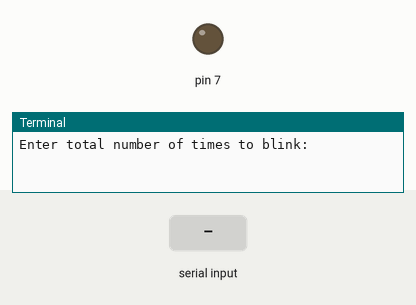
This program was run on a simulated Raspberry Pi (header pin numbers). Shown: output pins drawn as LEDs (lit = HIGH), the last lines printed to the terminal. The inputs (shaded band) are chosen by the test bench.

Above: at 1.2 s.
1.3 s: "5" typed at the terminal, then Enter
2.8 s: "90" typed at the terminal, then Enter
At 3.2 s:
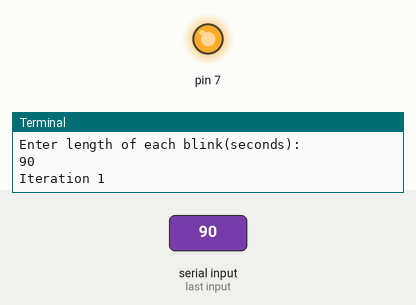
Timing chart, 0 to 5.8 s (numbered marks = the images above; inputs shaded):
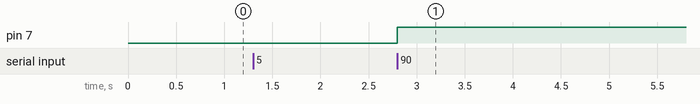

The program:

blinkLED.py
```python
import RPi.GPIO as GPIO
import time #import time lib, allows sleep

GPIO.setmode(GPIO.BOARD)
GPIO.setup(7, GPIO.OUT)

# Define the function named blink()
# def Blink(numTimes, speed):
#     for i in range(0,numTimes) #run loop numTimes
#         print "Iteration " + str(i+1) # print current loop
#         GPIO.output(7, True) # switch on pin 7
#         time.sleep(speed) #wait
#         GPIO.output(7, False)# switch off pin 7
#         time.sleep(speed) # wait
#     print "Done" # when loop is complete, print 'done'
#     GPIO.cleanup()
##Define a function named Blink()
def Blink(numTimes,speed):
  for i in range(0,numTimes):## Run loop numTimes
    print ("Iteration " + str(i+1)) ## Print current loop
    GPIO.output(7,True)## Switch on pin 7
    time.sleep(speed)## Wait
    GPIO.output(7,False)## Switch off pin 7
    time.sleep(speed)## Wait
  print ("Done") ## When loop is complete, print "Done"
  GPIO.cleanup()

#ask user for a total numbr of blink and the length of each blink
iterations = input("Enter total number of times to blink: ")
speed = input("Enter length of each blink(seconds): ")

#start Blink() function, convert user input from strings to numeric data
Blink(int(iterations), float(speed))
```

Measured:
- after the input at 2.8 s, pin 7: LOW → HIGH at once
